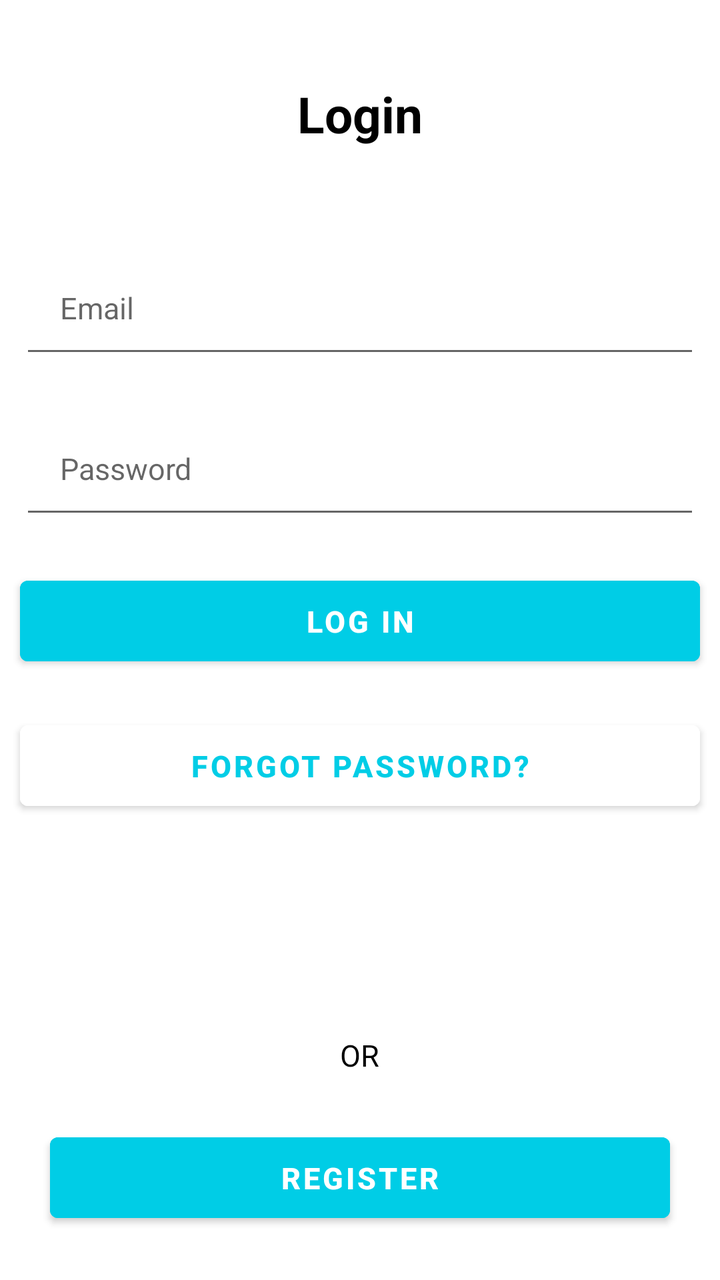
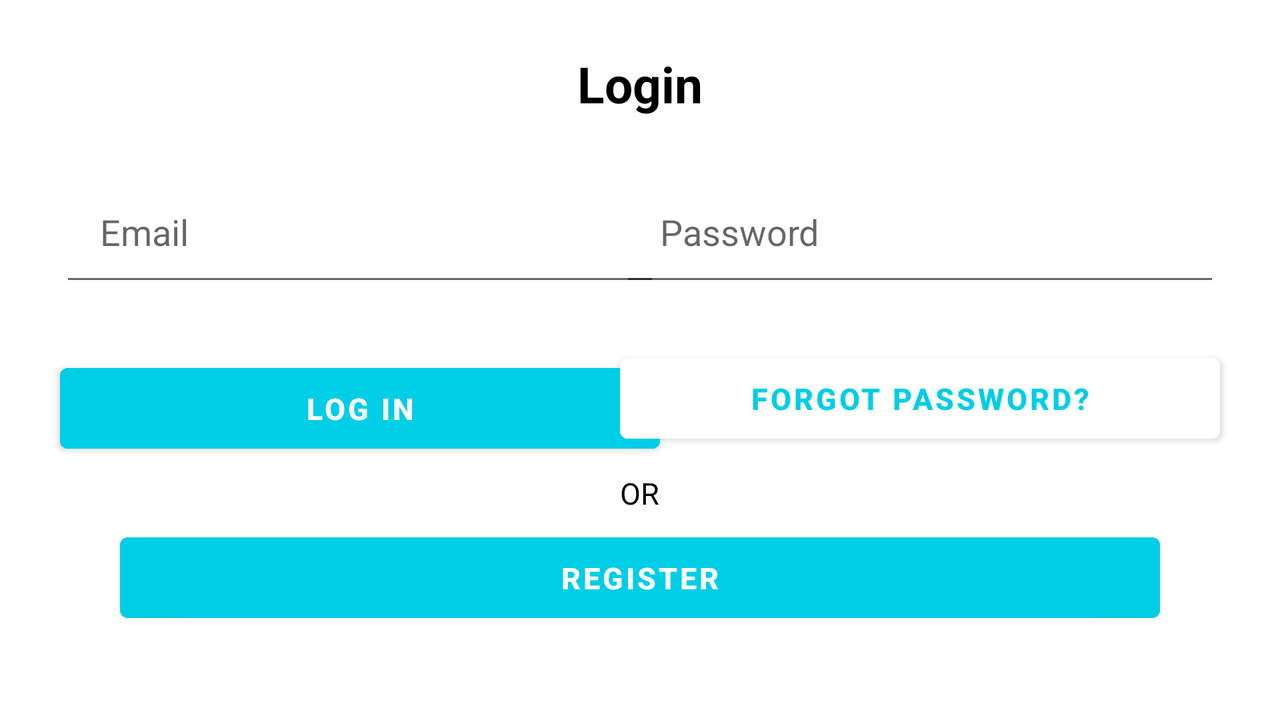

Compare how this app lays out the same screen by default and in its alternative resource folder. The renders come first, then the two layout files and the values they reference.
<!-- AndroidManifest.xml: application theme Theme.TermProject -->
<!-- res/layout/activity_main.xml -->
<?xml version="1.0" encoding="utf-8"?>
<RelativeLayout xmlns:android="http://schemas.android.com/apk/res/android"
    xmlns:tools="http://schemas.android.com/tools"
    android:id="@+id/activity_main"
    android:layout_width="match_parent"
    android:layout_height="match_parent">


    <TextView
        android:layout_width="match_parent"
        android:layout_height="wrap_content"
        android:id="@+id/login"
        android:text="@string/login"
        android:textColor="@color/black"
        android:textSize="25sp"
        android:textStyle="bold"
        android:layout_margin="40dp"
        android:gravity="center"/>

    <EditText
        android:id="@+id/email"
        android:layout_width="match_parent"
        android:layout_height="wrap_content"
        android:layout_below="@+id/login"
        android:layout_marginStart="10dp"
        android:layout_marginTop="10dp"
        android:layout_marginEnd="10dp"
        android:layout_marginBottom="10dp"
        android:hint="@string/email"
        android:textSize="15sp"
        android:padding="20dp"
        android:textColor="@color/black" />


    <EditText
        android:id="@+id/password"
        android:layout_width="match_parent"
        android:layout_height="wrap_content"
        android:layout_below="@+id/email"
        android:layout_marginStart="10dp"
        android:layout_marginTop="10dp"
        android:layout_marginEnd="10dp"
        android:layout_marginBottom="10dp"
        android:inputType="textPassword"
        android:hint="@string/password"
        android:textSize="15sp"
        android:padding="20dp"
        android:textColor="@color/black" />

    <com.google.android.material.button.MaterialButton
        android:id="@+id/loginbutton"
        android:layout_width="match_parent"
        android:layout_height="wrap_content"
        android:layout_below="@id/password"
        android:layout_marginStart="10dp"
        android:layout_marginTop="10dp"
        android:layout_marginEnd="10dp"
        android:layout_marginBottom="10dp"
        android:backgroundTint="@color/bgcolor"
        android:padding="10dp"
        android:text="@string/log_in"
        android:textColor="@color/white"
        android:textSize="15sp"
        android:textStyle="bold" />

    <com.google.android.material.button.MaterialButton
        android:id="@+id/forgotpwd"
        android:layout_width="match_parent"
        android:layout_height="wrap_content"
        android:layout_below="@id/loginbutton"
        android:layout_marginStart="10dp"
        android:layout_marginTop="10dp"
        android:layout_marginEnd="10dp"
        android:layout_marginBottom="10dp"
        android:backgroundTint="@color/white"
        android:padding="10dp"
        android:text="@string/forgot_password"
        android:textColor="@color/bgcolor"
        android:textSize="15sp"
        android:textStyle="bold" />


    <TextView
        android:id="@+id/or"
        android:layout_width="wrap_content"
        android:layout_height="wrap_content"
        android:layout_above="@+id/createaccountnt"
        android:layout_centerHorizontal="true"
        android:text="@string/or"
        android:textColor="@color/black"
        android:textSize="15sp" />

    <com.google.android.material.button.MaterialButton
        android:layout_width="match_parent"
        android:layout_height="wrap_content"
        android:id="@+id/createaccountnt"
        android:text="@string/register"
        android:textColor="@color/white"
        android:textStyle="bold"
        android:textSize="15sp"
        android:backgroundTint="@color/bgcolor"
        android:layout_margin="25dp"
        android:padding="10dp"
        android:layout_alignParentBottom="true"/>



</RelativeLayout>
<!-- resources referenced by this layout -->
<resources>
  <color name="bgcolor">#00CDE6</color>
  <color name="black">#FF000000</color>
  <color name="white">#FFFFFFFF</color>
  <string name="email">Email</string>
  <string name="forgot_password">Forgot Password?</string>
  <string name="log_in">Log in</string>
  <string name="login">Login</string>
  <string name="or">OR</string>
  <string name="password">Password</string>
  <string name="register">Register</string>
  <style name="Theme.TermProject" parent="Theme.MaterialComponents.DayNight.NoActionBar">
          
          <item name="colorPrimary">@color/purple_500</item>
          <item name="colorPrimaryVariant">@color/purple_700</item>
          <item name="colorOnPrimary">@color/white</item>
          
          <item name="colorSecondary">@color/teal_200</item>
          <item name="colorSecondaryVariant">@color/teal_700</item>
          <item name="colorOnSecondary">@color/black</item>
          
          <item name="android:statusBarColor" tools:targetApi="l">?attr/colorPrimaryVariant</item>
          
      </style>
  <color name="purple_500">#FF6200EE</color>
  <color name="purple_700">#FF3700B3</color>
  <color name="teal_200">#FF03DAC5</color>
  <color name="teal_700">#FF018786</color>
</resources>
<!-- res/layout-land/activity_main.xml (the repository's variant of the layout above) -->
<!-- drawn on the phone turned sideways -->
<?xml version="1.0" encoding="utf-8"?>
<RelativeLayout xmlns:android="http://schemas.android.com/apk/res/android"
    xmlns:tools="http://schemas.android.com/tools"
    android:id="@+id/activity_main"
    android:layout_width="match_parent"
    android:layout_height="match_parent">


    <TextView
        android:id="@+id/login"
        android:layout_width="match_parent"
        android:layout_height="wrap_content"
        android:layout_marginStart="25dp"
        android:layout_marginTop="25dp"
        android:layout_marginEnd="25dp"
        android:layout_marginBottom="25dp"
        android:gravity="center"
        android:text="Login"
        android:textColor="@color/black"
        android:textSize="25dp"
        android:textStyle="bold" />

    <EditText
        android:id="@+id/email"
        android:layout_width="300dp"
        android:layout_height="wrap_content"
        android:layout_below="@+id/login"
        android:layout_marginLeft="30dp"
        android:hint="Email"
        android:padding="20dp"
        android:textColor="@color/black" />


    <EditText
        android:layout_width="300dp"
        android:layout_height="wrap_content"
        android:id="@+id/password"
        android:layout_below="@+id/login"
        android:layout_alignParentRight="true"
        android:hint="Password"
        android:textColor="@color/black"
        android:layout_marginRight="30dp"
        android:padding="20dp"
        />

    <com.google.android.material.button.MaterialButton
        android:id="@+id/loginbutton"
        android:layout_width="300dp"
        android:layout_height="wrap_content"
        android:layout_below="@id/email"
        android:layout_marginLeft="30dp"
        android:layout_marginTop="30dp"
        android:backgroundTint="@color/bgcolor"
        android:padding="10dp"
        android:text="Log in"
        android:textColor="@color/white"
        android:textSize="15dp"
        android:textStyle="bold" />

    <com.google.android.material.button.MaterialButton
        android:layout_width="300dp"
        android:layout_height="wrap_content"
        android:id="@+id/forgotpwd"
        android:text="Forgot Password?"
        android:textColor="@color/bgcolor"
        android:textStyle="bold"
        android:textSize="15dp"
        android:backgroundTint="@color/white"
        android:layout_marginRight="30dp"
        android:layout_marginTop="25dp"
        android:padding="10dp"
        android:layout_alignParentRight="true"
        android:layout_below="@id/password"/>


    <TextView
        android:id="@+id/or"
        android:layout_width="wrap_content"
        android:layout_height="wrap_content"
        android:layout_above="@+id/createaccountnt"
        android:layout_below="@id/loginbutton"
        android:layout_centerHorizontal="true"

        android:layout_marginTop="6dp"
        android:text="OR"
        android:textColor="@color/black"
        android:textSize="15dp" />

    <com.google.android.material.button.MaterialButton
        android:id="@+id/createaccountnt"
        android:layout_width="match_parent"
        android:layout_height="wrap_content"
        android:layout_alignParentBottom="true"
        android:layout_marginHorizontal="60dp"
        android:layout_marginBottom="45dp"
        android:backgroundTint="@color/bgcolor"
        android:padding="10dp"
        android:text="Register"
        android:textColor="@color/white"
        android:textSize="15dp"
        android:textStyle="bold" />



</RelativeLayout>
<!-- resources referenced by the variant -->
<!-- as the phone turned sideways resolves them -->
<resources>
  <color name="bgcolor">#00CDE6</color>
  <color name="black">#FF000000</color>
  <color name="white">#FFFFFFFF</color>
  <style name="Theme.TermProject" parent="Theme.MaterialComponents.DayNight.NoActionBar">
          
          <item name="colorPrimary">@color/purple_500</item>
          <item name="colorPrimaryVariant">@color/purple_700</item>
          <item name="colorOnPrimary">@color/white</item>
          
          <item name="colorSecondary">@color/teal_200</item>
          <item name="colorSecondaryVariant">@color/teal_700</item>
          <item name="colorOnSecondary">@color/black</item>
          
          <item name="android:statusBarColor" tools:targetApi="l">?attr/colorPrimaryVariant</item>
          
      </style>
  <color name="purple_500">#FF6200EE</color>
  <color name="purple_700">#FF3700B3</color>
  <color name="teal_200">#FF03DAC5</color>
  <color name="teal_700">#FF018786</color>
</resources>
